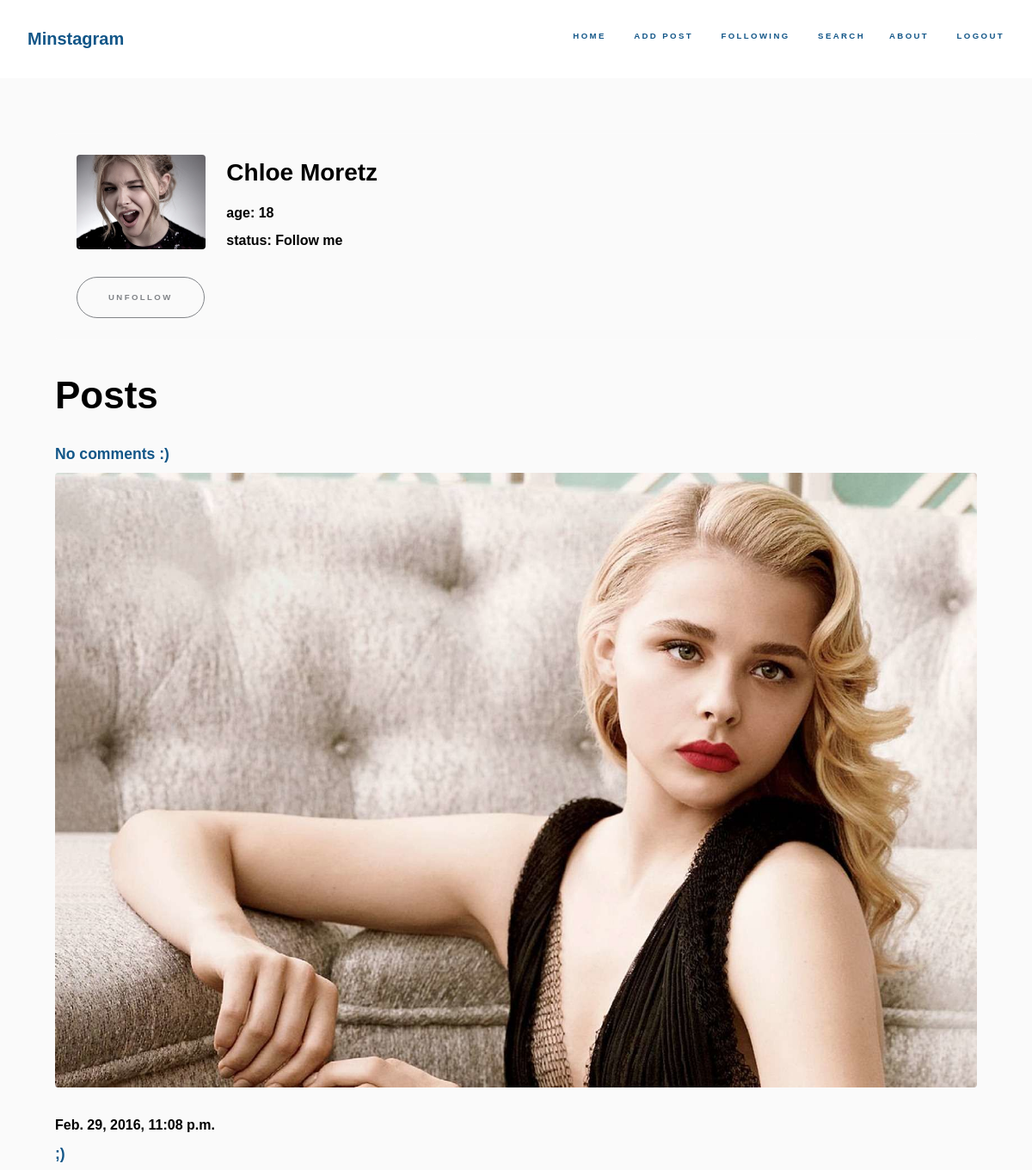
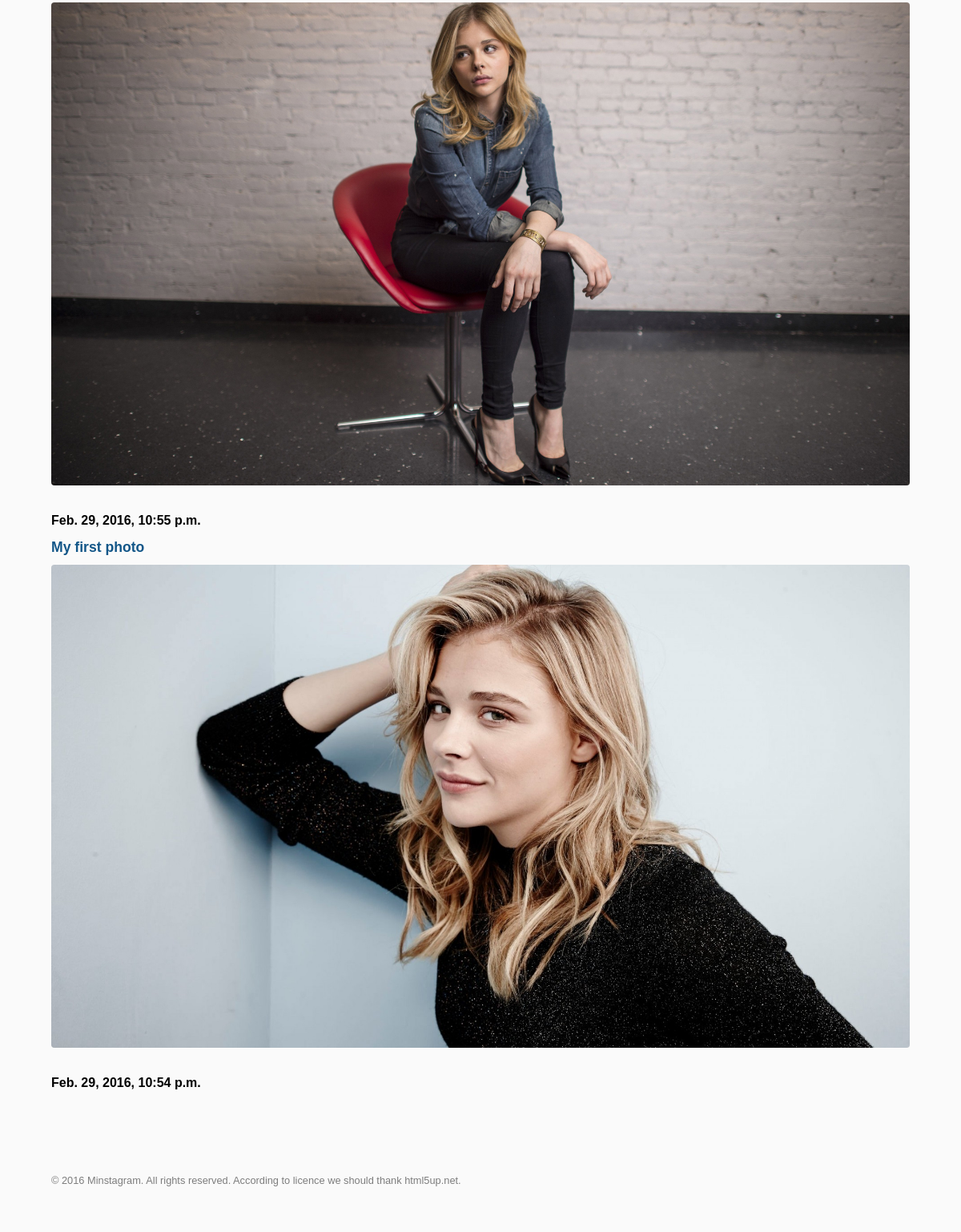
Screenshot of /search/6/ (signed in) with the database file from the repository (2 pictures, top to bottom).
### userpage/models.py (models this page shows, shortened)
class UserProfileData(models.Model):
    class Meta:
        db_table = 'user_profile_data'
    status = models.CharField(max_length=200, null=True, blank=True)
    avatar = models.ImageField(null=True, blank=True)
    age = models.IntegerField(null=True, blank=True)
    user = models.OneToOneField(User, on_delete=models.CASCADE)
    subscriptions = models.ManyToManyField(User, related_name="followed", blank=True)

class UserPageData(models.Model):
    class Meta:
        db_table = 'user_page_data'
    title = models.CharField(max_length=100)
    image = models.ImageField(null=True)
    time_created = models.DateTimeField(auto_now=True, auto_now_add=False)
    time_updated = models.DateTimeField(auto_now=False, auto_now_add=True)
    user = models.ForeignKey(User, on_delete=models.CASCADE)

### userpage/views.py (the view)
# urls.py: url(r'^search/(?P<id>\d+)/$', views.see_user, name='see_user'),
@login_required
def see_user(request, id=None):
    user = get_object_or_404(User, id=id)
    query = UserPageData.objects.filter(user=user).order_by("-time_created")
    following = request.user.userprofiledata.subscriptions.all()
    profile_data = UserProfileData.objects.filter(user=user)
    context_data = {
        "posts_list": query,
        "user_identification": id,
        "profile_data": profile_data,
        "following": following,
    }
    return render(request, "userpage/someonesposts.html", context_data)

### templates/userpage/someonesposts.html (shortened to what this page needs)
{% extends "loginedin.html" %}
{% block content %}
        <div id="wrapper">
            <section id="intro" class="wrapper style1 fullscreen fade-up">
                <div class="inner">
                    <div class="box">
                    {% for profile in profile_data %}
                        <div class="row">
                            <div class="2u 12u(medium)">
                                {% if profile.avatar %}
                                    <img src="{{ profile.avatar.url }}" class="image fit">
                                {% endif %}
                            </div>
                            <div class="10u 12u(medium)">
                                <h2> {{ profile.user.first_name }} {{ profile.user.last_name }}</h2>
                                <h4> age: {{ profile.age }}</h4>
                                <h4>status: {{ profile.status }}</h4>
                            </div>
                        </div>
                        {% if profile.user not in following %}
                            <ul class="actions">
                                <li><a href="{% url "minstagram:follow" id=profile.user.id %}" class="button scrolly">follow</a></li>
                            </ul>
                        {% elif profile.user in following %}
                            <ul class="actions">
                                <li><a href="{% url "minstagram:unfollow" id=profile.user.id %}" class="button scrolly">unfollow</a></li>
                            </ul>
                        {% endif %}
                    {% endfor %}
                    </div>
                    <h1>Posts</h1>
                    {% for post in posts_list %}
                        <h3><a href="{% url "minstagram:see_user_post" user_id=user_identification post_id=post.id %}"> {{ post.title }} </a></h3>
                        {% if post.image %}
                            <span class="image fit"><a href="{% url "minstagram:see_post" id=post.id %}">
                                <img src="{{ post.image.url }}"></a> </span>
                        {% endif %}
                        <h4>{{ post.time_created }}</h4>
                    {% endfor %}
                </div>
            </section>
        </div>
{% endblock %}

### rows the page displays
UserProfileData: avatar (picture), user.first_name "Chloe", user.last_name "Moretz", age "18", status "Follow me", shows "UNFOLLOW"
UserPageData: title "No comments :)", image (picture), time_created "Feb. 29, 2016, 11:08 p.m."
UserPageData: title ";)", image (picture), time_created "Feb. 29, 2016, 10:55 p.m."
UserPageData: title "My first photo", image (picture), time_created "Feb. 29, 2016, 10:54 p.m."
